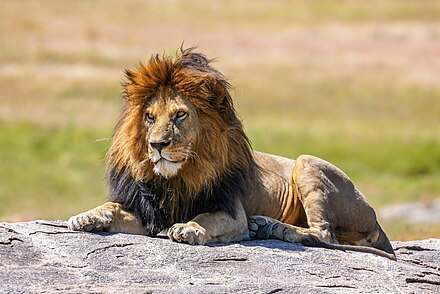
#> input picture Lion.jpg, 440 x 294 px
$ jupyter execute hybrid.ipynb
#> lines starting #> are read from the running program, lines starting #| are printed output that depends on the picture
[cell 1]
import pandas as pd
import numpy as np
import matplotlib.pyplot as plt
from PIL import Image

[cell 2]
def rgb_to_grayscale(rgb_image):
    height, width, _ = rgb_image.shape
    gray_image = np.zeros((height, width), dtype=np.uint8)

    for i in range(height):
        for j in range(width):
            r, g, b = rgb_image[i, j]
            gray_value = int(0.299 * r + 0.587 * g + 0.114 * b)
            gray_image[i, j] = gray_value

    return gray_image

[cell 3]
# Function to read and convert PNG image
def load_image(image_path):
#> called with image_path = 'Lion.jpg'
    image = Image.open(image_path)
#> image is the input picture: PIL image 440x294 RGB; mean R, G, B 177.3, 157.2, 123.6
    image = np.array(image)
    return image

def rgb_to_grayscale(rgb_image):
    return np.dot(rgb_image[...,:3], [0.2989, 0.5870, 0.1140])

# Load a PNG image
image_path = 'Lion.jpg'
rgb_image = load_image(image_path)

# Convert to grayscale
gray_image = rgb_to_grayscale(rgb_image)

# Display the original and grayscale images
plt.subplot(1, 2, 1)
plt.imshow(rgb_image)
plt.title('Original Image')
plt.axis('off')

plt.subplot(1, 2, 2)
plt.imshow(gray_image, cmap='gray')
plt.title('Grayscale Image')
plt.axis('off')

plt.show()
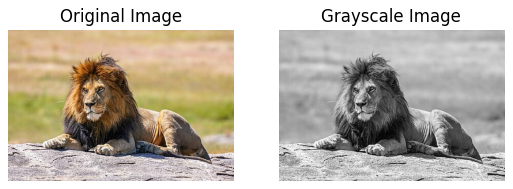
#> figure drawn by matplotlib, 2 panels

[cell 4]
# Function to create a Gaussian kernel
def gaussian_kernel(size, sigma=1):
    """Generates a 2D Gaussian kernel."""
    ax = np.linspace(-(size // 2), size // 2, size)
    xx, yy = np.meshgrid(ax, ax)
    kernel = np.exp(-(xx**2 + yy**2) / (2 * sigma**2))
    return kernel / np.sum(kernel)

# Function to perform convolution
def convolve(image, kernel):
    """Convolves an image with a kernel."""
    image_height, image_width = image.shape
#> image_height = 294; image_width = 440
    kernel_height, kernel_width = kernel.shape

    # Calculate the padding size
    pad_height = kernel_height // 2
    pad_width = kernel_width // 2

    # Pad the image with zeros on all sides
    padded_image = np.pad(image, ((pad_height, pad_height), (pad_width, pad_width)), mode='constant', constant_values=0)

    # Initialize the output image
    output = np.zeros_like(image)

    # Perform convolution
    for i in range(image_height):
        for j in range(image_width):
            # Extract the region of interest
            region = padded_image[i:i+kernel_height, j:j+kernel_width]
            # Element-wise multiplication and sum
            output[i, j] = np.sum(region * kernel)
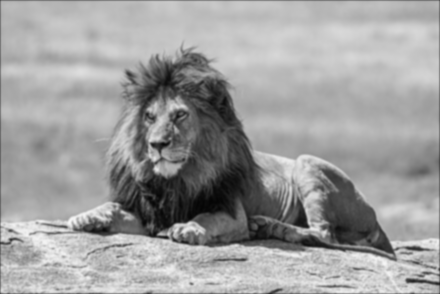
#> output: shape (294, 440) float64; min 4.45, max 248.1, mean 158.6

    return output

[cell 5]
# Create a 5x5 Gaussian kernel with sigma=1
kernel_size = 5
sigma = 1
gaussian_k = gaussian_kernel(kernel_size, sigma)

[cell 6]
# Display the smoothed image
plt.imshow(gray_image, cmap='gray')
plt.title('Smoothed Image')
plt.axis('off')
plt.show()

[cell 7]
# Apply Gaussian smoothing
smoothed_image = convolve(gray_image, gaussian_k)

# Display the smoothed image
plt.imshow(smoothed_image, cmap='gray')
plt.title('Smoothed Image')
plt.axis('off')
plt.show()

[cell 8]
# Define Sobel kernels
Kx = np.array([[-1, 0, 1],
               [-2, 0, 2],
               [-1, 0, 1]])

Ky = np.array([[-1, -2, -1],
               [0, 0, 0],
               [1, 2, 1]])

# Compute gradients along the x and y axes
Gx = convolve(smoothed_image, Kx)
#> after the loop in convolve (call 2), `for i in range(image_height):`:
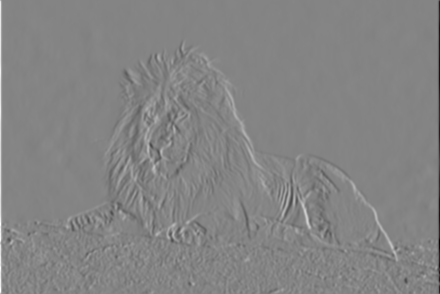
#> output: shape (294, 440) float64; min -909.4, max 843.2, mean 0; drawn with min black and max white

Gy = convolve(smoothed_image, Ky)
#> after the loop in convolve (call 3), `for i in range(image_height):`:
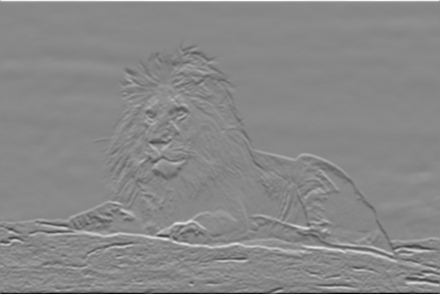
#> output: shape (294, 440) float64; min -888.3, max 769.9, mean 0; drawn with min black and max white

# Compute the gradient magnitude
gradient_magnitude = np.sqrt(Gx**2 + Gy**2)
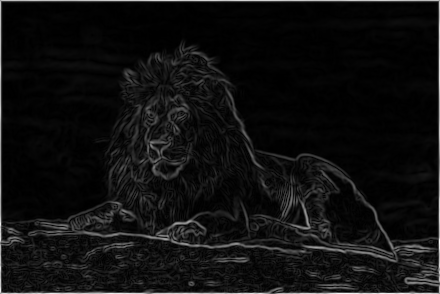
#> gradient_magnitude: shape (294, 440) float64; min 0.0182, max 909.4, mean 56.5; drawn with min black and max white

# Normalize the gradient magnitude to range [0, 255]
gradient_magnitude = (gradient_magnitude / gradient_magnitude.max()) * 255
gradient_magnitude = gradient_magnitude.astype(np.uint8)

# Display the gradient magnitude image
plt.imshow(gradient_magnitude, cmap='gray')
plt.title('Edge Detection Result')
plt.axis('off')
plt.show()

[cell 9]
# Problem B
# Applying a Low-Pass Filter to Image A to Obtain Image B

import cv2

# kernel and frequency (sigma is the std of the gausian kernel)
low_pass = cv2.GaussianBlur(rgb_image,(15,15),5)
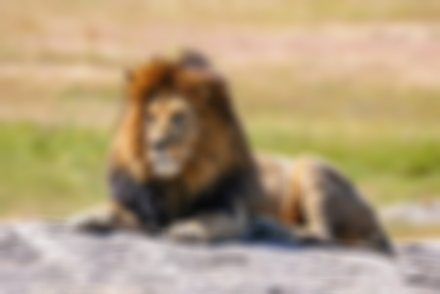
#> low_pass: shape (294, 440, 3); mean R, G, B 177.3, 157.2, 123.6

plt.figure(figsize=(10,5))
plt.subplot(1,2,1)
plt.title("Original Lion Image")
plt.imshow(rgb_image)

plt.subplot(1, 2, 2)
plt.title('Lion image gaussian blur')
plt.imshow(low_pass)


plt.show()

[cell 10]
# Apply high pass filter to our lion image.

# setting low frequency
low_blur = cv2.GaussianBlur(rgb_image, (15,15),5)

# High pass
high_pass = cv2.subtract(rgb_image, low_pass)
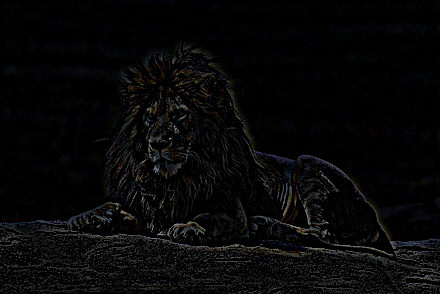
#> high_pass: shape (294, 440, 3); mean R, G, B 7.1, 7, 7.1

# Shift tested: it highlights the High pass
# shifted = cv2.add(image_d, 128)

# Display the results
plt.figure(figsize=(10, 5))
plt.subplot(1, 2, 1)
plt.title('Original Lion')
plt.imshow(rgb_image)

plt.subplot(1, 2, 2)
plt.title('Low frequency image')
plt.imshow(high_pass)

plt.show()

[cell 11]
# Part C

hybrid = cv2.addWeighted(low_pass,0.5,high_pass,0.5,0)
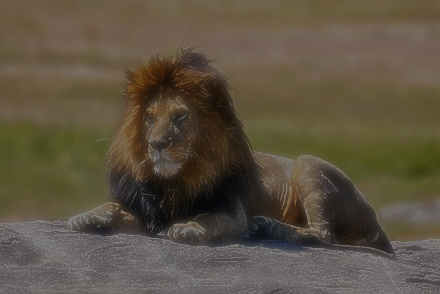
#> hybrid: shape (294, 440, 3); mean R, G, B 92.2, 82.1, 65.4


plt.figure(figsize=(6,6))
plt.imshow(hybrid,cmap='grey')
plt.title('Hybrid')
plt.show()

[cell 12]
hybrid_varient1 = cv2.addWeighted(low_pass,0.7,high_pass,0.3,0)
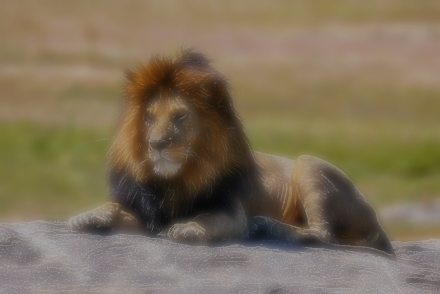
#> hybrid_varient1: shape (294, 440, 3); mean R, G, B 126.2, 112.2, 88.7
hybrid_varient2 = cv2.addWeighted(low_pass,0.3,high_pass,0.7,0)
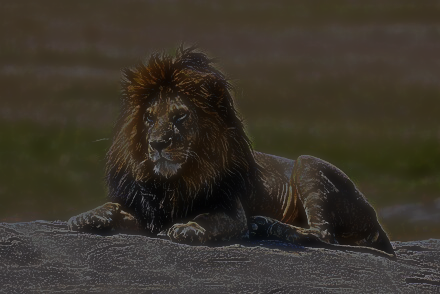
#> hybrid_varient2: shape (294, 440, 3); mean R, G, B 58.2, 52.1, 42.1

plt.figure(figsize=(15, 10))

plt.subplot(2, 3, 1)
plt.title('Original lion')
plt.imshow(rgb_image)
plt.axis('off')

plt.subplot(2, 3, 2)
plt.title('Hybrid low pass weighted higher')
plt.imshow(hybrid_varient1)
plt.axis('off')

plt.subplot(2, 3, 3)
plt.title('Hybrid high pass weighted highers')
plt.imshow(hybrid_varient2)
plt.axis('off')

[cell 13]
plt.figure(figsize=(15, 10))

plt.subplot(2, 3, 1)
plt.title('Original lion')
plt.imshow(rgb_image)
plt.axis('off')

plt.subplot(2, 3, 2)
plt.title('Low pass filter')
plt.imshow(low_pass)
plt.axis('off')

plt.subplot(2, 3, 3)
plt.title('high pass')
plt.imshow(high_pass)
plt.axis('off')


plt.figure(figsize=(5, 5))
plt.title('Hybrid Image')
plt.imshow(hybrid)
plt.axis('off')


plt.tight_layout()
plt.show()
